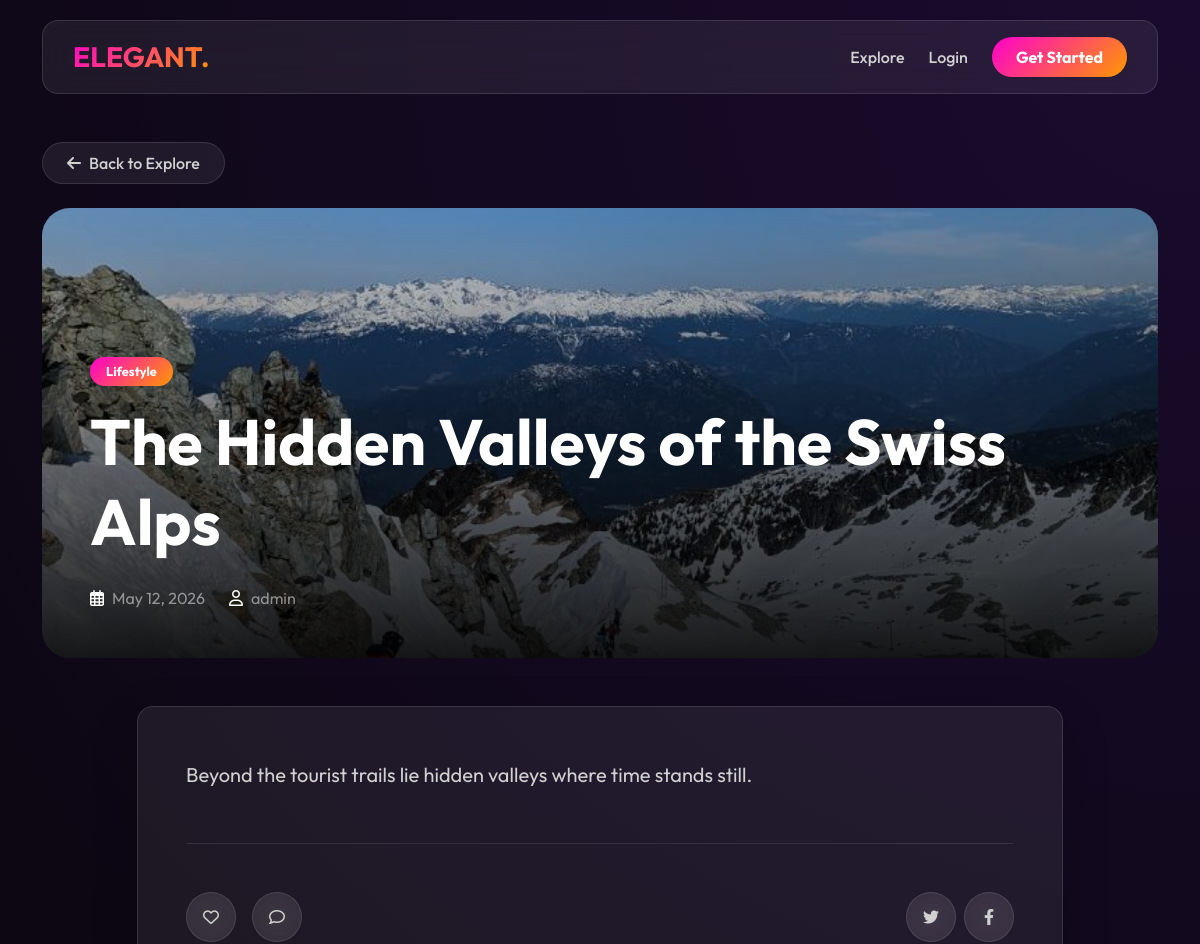
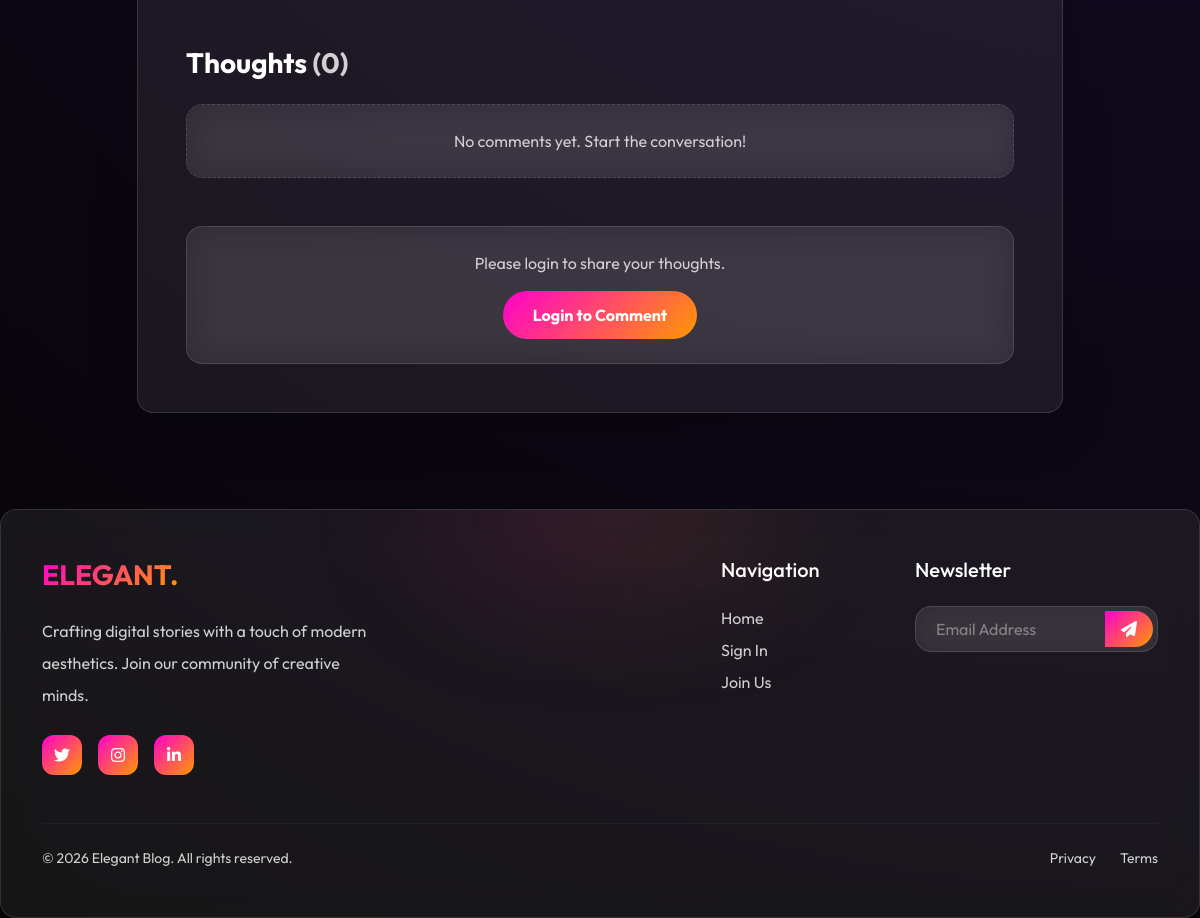
The app's page /blog/2/ with its own data (2 pictures, top to bottom).
### blogapp/models.py (models this page shows, shortened)
class Blog(models.Model):
    title = models.CharField(max_length=200)
    content = models.TextField()
    image = models.ImageField(upload_to='blogs/')
    category = models.ForeignKey(Category, on_delete=models.CASCADE)
    author = models.ForeignKey(User, on_delete=models.CASCADE)
    created_at = models.DateTimeField(auto_now_add=True)

class Category(models.Model):
    name = models.CharField(max_length=100)

### blogapp/views.py (the view)
# urls.py: path('blog/<int:id>/', views.detail, name='detail'),
def detail(request, id):
    blog = get_object_or_404(Blog, id=id)
    comments = Comment.objects.filter(blog=blog)
    if request.method == 'POST':
        form = CommentForm(request.POST)
        if form.is_valid():
            comment = form.save(commit=False)
            comment.blog = blog
            comment.user = request.user
            comment.save()
            return redirect('detail', id=id)
    else:
        form = CommentForm()
    return render(request, 'detail.html', {
        'blog': blog,
        'comments': comments,
        'form': form
    })

### blogapp/forms.py
class CommentForm(forms.ModelForm):
    class Meta:
        model = Comment
        fields = ['text']

### blogapp/templates/detail.html (shortened to what this page needs)
{% extends 'base.html' %}
{% block content %}
<div class="mb-4 animate-fade-in">
    <a href="{% url 'home' %}" class="nav-link-modern glass px-4 py-2 rounded-pill d-inline-flex align-items-center">
        <i class="fas fa-arrow-left me-2"></i> Back to Explore
    </a>
</div>
<article class="animate-fade-in" style="animation-delay: 0.2s;">
    <div class="card-modern border-0 mb-5 overflow-hidden position-relative" style="min-height: 450px;">
        {% if blog.image %}
            <img src="{{ blog.image.url }}" class="position-absolute w-100 h-100" style="object-fit: cover; z-index: 1;">
            <div class="position-absolute w-100 h-100" style="background: linear-gradient(to bottom, rgba(0,0,0,0.1), rgba(0,0,0,0.9)); z-index: 2;"></div>
        {% else %}
            <div class="position-absolute w-100 h-100 bg-dark" style="z-index: 1;"></div>
        {% endif %}
        <div class="position-relative p-5 d-flex flex-column justify-content-end h-100" style="z-index: 3; min-height: 450px;">
            <div class="mb-3">
                <span class="badge btn-modern px-3 py-2" style="font-size: 0.8rem;">{{ blog.category.name }}</span>
            </div>
            <h1 class="display-3 fw-bold text-white mb-4 lh-sm">{{ blog.title }}</h1>
            <div class="d-flex align-items-center gap-4 text-white-50">
                <span><i class="far fa-calendar-alt me-2 text-white"></i>{{ blog.created_at|date:"F d, Y" }}</span>
                <span><i class="far fa-user me-2 text-white"></i>{{ blog.author.username }}</span>
            </div>
        </div>
    </div>
    <div class="row justify-content-center">
        <div class="col-lg-10">
            <div class="glass p-5 mb-5 shadow-lg">
                <div class="article-content text-muted fs-5 lh-lg">
                    {{ blog.content|linebreaks }}
                </div>
                <hr class="my-5 border-secondary opacity-10">
                <div class="d-flex justify-content-between align-items-center mb-5">
                    <div class="d-flex gap-3">
                        <button class="nav-link-modern glass p-3 rounded-circle d-flex align-items-center justify-content-center" style="width: 50px; height: 50px;">
                            <i class="far fa-heart"></i>
                        </button>
                        <button class="nav-link-modern glass p-3 rounded-circle d-flex align-items-center justify-content-center" style="width: 50px; height: 50px;">
                            <i class="far fa-comment"></i>
                        </button>
                    </div>
                    <div class="d-flex gap-2">
                        <a href="#" class="nav-link-modern glass p-3 rounded-circle d-flex align-items-center justify-content-center" style="width: 50px; height: 50px;"><i class="fab fa-twitter"></i></a>
                        <a href="#" class="nav-link-modern glass p-3 rounded-circle d-flex align-items-center justify-content-center" style="width: 50px; height: 50px;"><i class="fab fa-facebook-f"></i></a>
                    </div>
                </div>
                <div class="comments-section mt-5">
                    <h3 class="text-white fw-bold mb-4">Thoughts <span class="text-muted">({{ comments.count }})</span></h3>
                    <div class="d-flex flex-column gap-4">
                        {% for comment in comments %}
                        <div class="glass p-4 animate-fade-in">
                            <div class="d-flex gap-3 align-items-center mb-3">
                                <div class="btn-modern p-0 d-flex align-items-center justify-content-center fw-bold" style="width: 40px; height: 40px; border-radius: 50%;">
                                    {{ comment.user.username|slice:":1"|upper }}
                                </div>
                                <div>
                                    <h6 class="text-white mb-0">{{ comment.user.username }}</h6>
                                    <small class="text-muted">{{ comment.created_at|timesince }} ago</small>
                                </div>
                            </div>
                            <p class="text-muted mb-0 lh-base">{{ comment.text }}</p>
                        </div>
                        {% empty %}
                        <div class="text-center py-4 glass border-dashed">
                            <p class="text-muted mb-0 italic">No comments yet. Start the conversation!</p>
                        </div>
                        {% endfor %}
                    </div>
                    {% if user.is_authenticated %}
                    <div class="mt-5 glass p-4">
                        <h5 class="text-white mb-3">Leave a Thought</h5>
                        <form method="POST">
                            {% csrf_token %}
                            <div class="mb-3">
                                <textarea name="text" class="form-control bg-transparent border-secondary border-opacity-25 text-white" rows="3" placeholder="Write something amazing..." required style="resize: none;"></textarea>
                            </div>
                            <button class="btn-modern">Post Thought</button>
                        </form>
                    </div>
                    {% else %}
                    <div class="mt-5 glass p-4 text-center">
                        <p class="text-muted mb-3">Please login to share your thoughts.</p>
                        <a href="{% url 'login' %}" class="btn-modern">Login to Comment</a>
                    </div>
                    {% endif %}
                </div>
            </div>
        </div>
    </div>
</article>
{% endblock %}

### blogapp/static/css/style.css (style rules this page uses)
:root { --bg-color: #050505; --surface-color: rgba(255, 255, 255, 0.07); --glass-border: rgba(255, 255, 255, 0.12); --primary-gradient: linear-gradient(135deg, #ff00cc 0%, #ff9900 100%); --secondary-gradient: linear-gradient(135deg, #784BA0 0%, #FF3CAC 100%); --text-main: #ffffff; --text-muted: #d1d1d1; --accent-glow: 0 0 35px rgba(255, 0, 204, 0.25); }
body { background-color: var(--bg-color); color: var(--text-main); font-family: 'Outfit', sans-serif; margin: 0; overflow-x: hidden; }
p, span, label, td, th, h1, h2, h3, h4, h5, h6, strong, b { color: inherit; }
.text-muted { color: var(--text-muted) !important; }
.glass { background: var(--surface-color) !important; backdrop-filter: blur(16px); -webkit-backdrop-filter: blur(16px); border: 1px solid var(--glass-border) !important; border-radius: 16px; color: var(--text-main); }
.animate-fade-in { animation: fadeIn 0.6s ease-out forwards; }
.btn-modern { background: var(--primary-gradient); border: none; color: white !important; padding: 12px 30px; border-radius: 50px; font-weight: 700; transition: all 0.3s cubic-bezier(0.175, 0.885, 0.32, 1.275); text-decoration: none; display: inline-flex; align-items: center; justify-content: center; }
.card-modern { background: var(--surface-color); border: 1px solid var(--glass-border); border-radius: 28px; overflow: hidden; transition: all 0.5s cubic-bezier(0.23, 1, 0.32, 1); color: var(--text-main); }

### blogapp/templates/base.html (style rules this page uses)
body { min-height: 100vh; display: flex; flex-direction: column; background: radial-gradient(circle at top right, #1a0b2e, #050505); background-attachment: fixed; }
.nav-link-modern { color: #d1d1d1; font-weight: 500; transition: all 0.3s ease; text-decoration: none; }

### blogapp/templates/detail.html (style rules this page uses)
.article-content { color: #d1d1d1 !important; }
.article-content p { margin-bottom: 1.5rem; }
.border-dashed { border-style: dashed !important; }

### records on screen
Blog: image (picture), category.name "Lifestyle", title "The Hidden Valleys of the Swiss Alps", created_at "May 12, 2026", author.username "admin", content "Beyond the tourist trails lie hidden valleys where time stands still."

### other values on screen
{{ comments.count }} "0"
